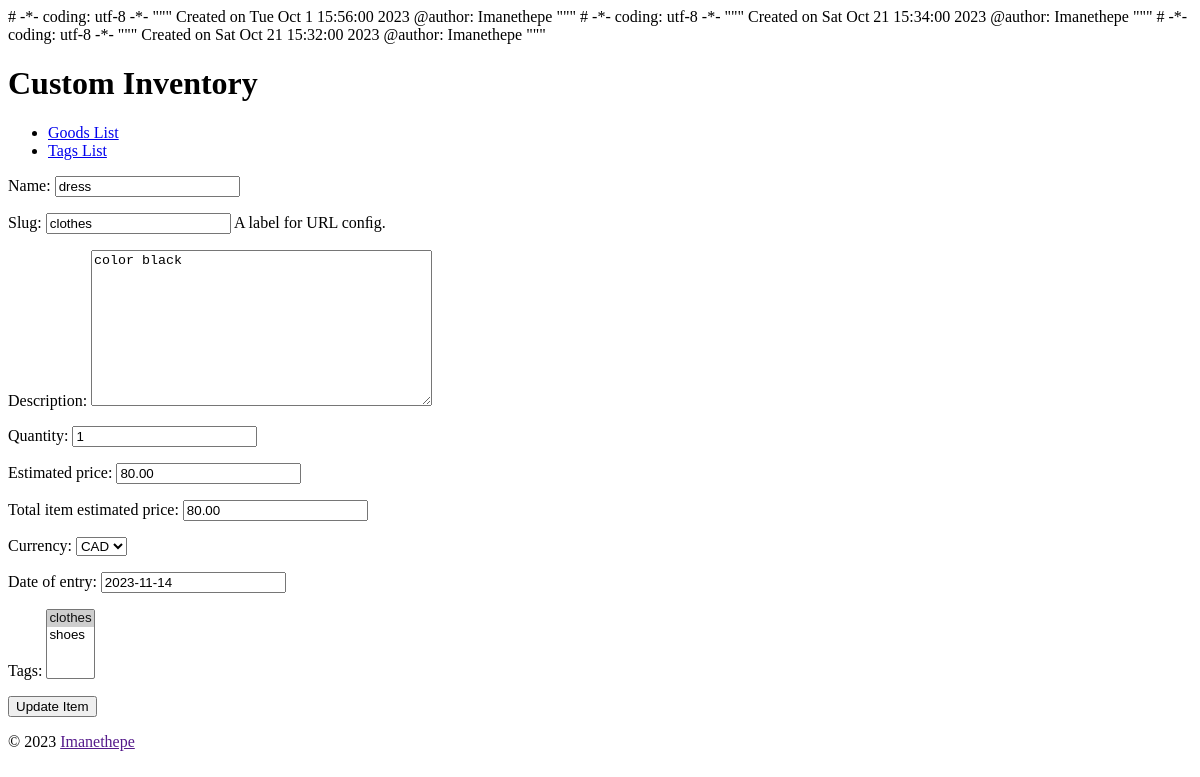
Before: /item/update/clothes/ with the older database file.
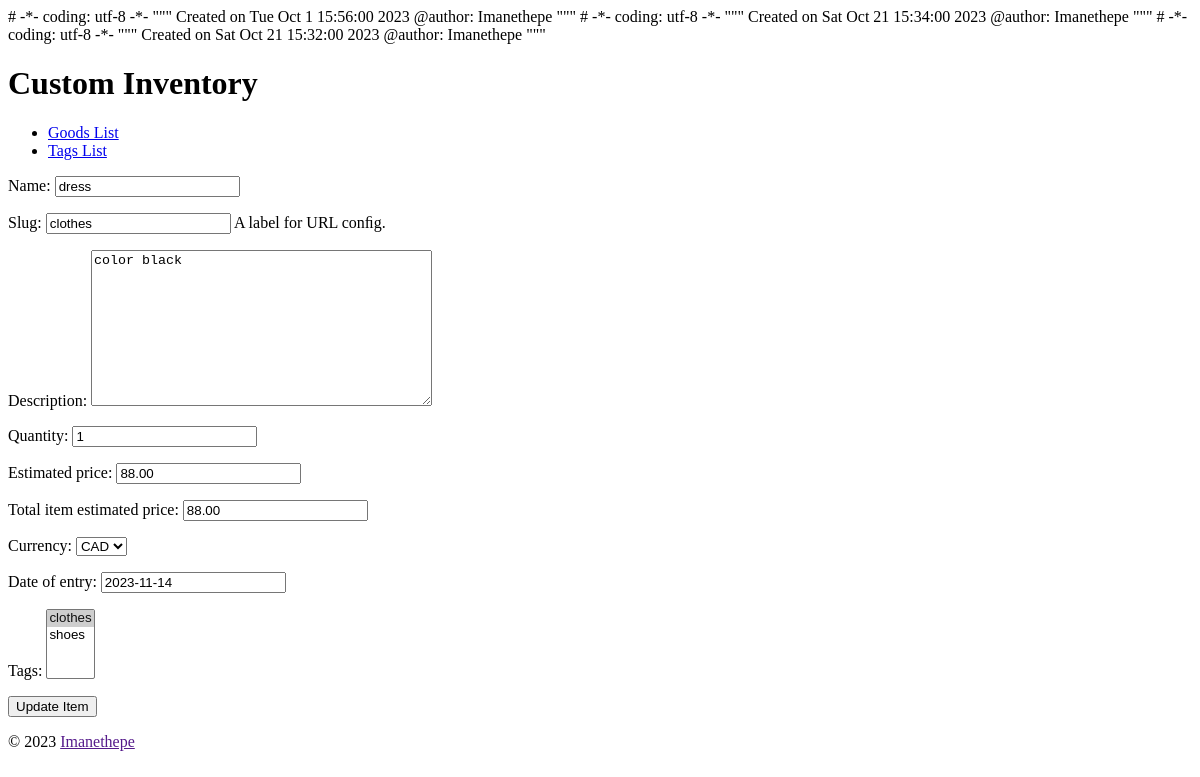
After: the same page with the newer database file.
### goods/models.py (models this page shows, shortened)
class Item(models.Model):
    CURRENCIES = {
        ('EUR', 'EUR'),
        ('USD', 'USD'),
        ('CAD', 'CAD')
        }
    name = models.CharField(
        max_length=31, db_index=True)
    slug = models.SlugField(
         max_length=31,
         unique=True,
         help_text='A label for URL conﬁg.')
    description = models.TextField()
    quantity = models.IntegerField(default=0)
    estimated_price = models.DecimalField(
        decimal_places=2, max_digits=5, default=0.000)
    total_item_estimated_price = models.DecimalField(
          decimal_places=2, max_digits=5, default=0.000)
    currency = models.CharField(
        max_length=255,
        default=0, choices=CURRENCIES)
    entry_date = models.DateField(
        'date of entry')
    tags = models.ManyToManyField(Tag, blank=True)
    class Meta:
        ordering = ['name']
        get_latest_by = 'entry_date'
    def get_update_url(self):
        return reverse(
            'goods_item_update', kwargs={'slug': self.slug})

class Tag(models.Model):
    name = models.CharField(
        max_length=31, unique=True)
    slug = models.SlugField(
        max_length=31,
        unique=True,
        help_text='A label for URL conﬁg.')
    class Meta:
        ordering = ['name']
    def __str__(self):
        return self.name

### goods/views.py (the view)
class ItemUpdate(ObjectUpdateMixin, View):
    form_class = ItemForm
    model = Item
    template_name = 'goods/item_form_update.html'

### goods/forms.py (shortened to what this page needs)
class ItemForm(
        SlugCleanMixin, forms.ModelForm):
    class Meta:
        model = Item
        ﬁelds = '__all__'

### goods/utils.py (called while the page is built)
    def get(self, request, slug):
        obj = get_object_or_404(
            self.model, slug__iexact=slug)
        context = {
            'form': self.form_class(instance=obj),
            self.model.__name__.lower(): obj,
        }
        return render(
            request, self.template_name, context)

### goods/templates/goods/item_form_update.html (shortened to what this page needs)
{% extends parent_template|default:"goods/base_goods.html" %}
{% block content %}
  <div>
    <div>
     <form
         action="{{ item.get_update_url }}"
         method="post">
       {{ form.as_p }}
       <button type="submit">
         Update Item</button>
     </form>
    </div>
  </div>
{% endblock %}

Changed rows visible on the page:
changed Item "clothes": estimated_price "80.00" → "88.00"; total_item_estimated_price "80.00" → "88.00"
